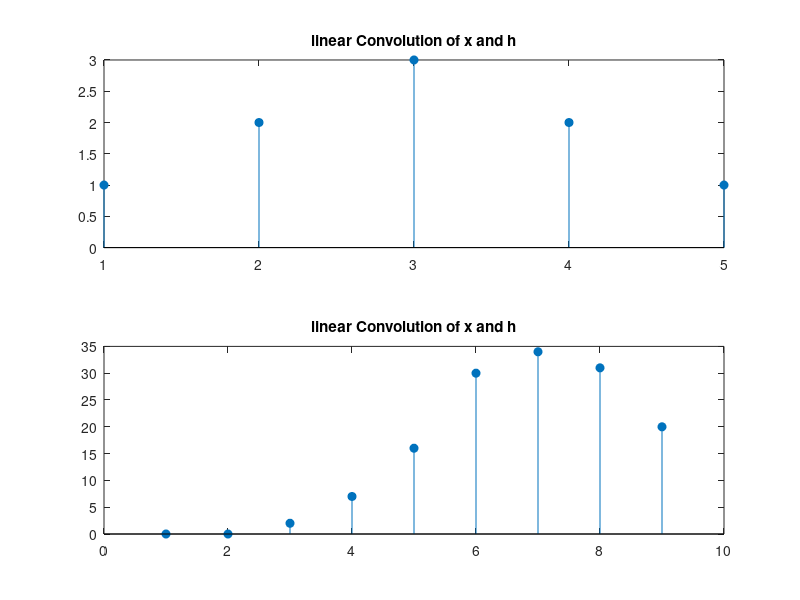

MATLAB code to generate this figure:
x = [1 1 1]
h = [1 1 1]
clin = conv(x,h)

subplot(2,1,1)
stem(clin,'filled')
title('linear Convolution of x and h')



x = [0 1 2 3 4]
h = [0 2 3 4 5]
clin = conv(x,h)

subplot(2,1,2)
stem(clin,'filled')
title('linear Convolution of x and h')


